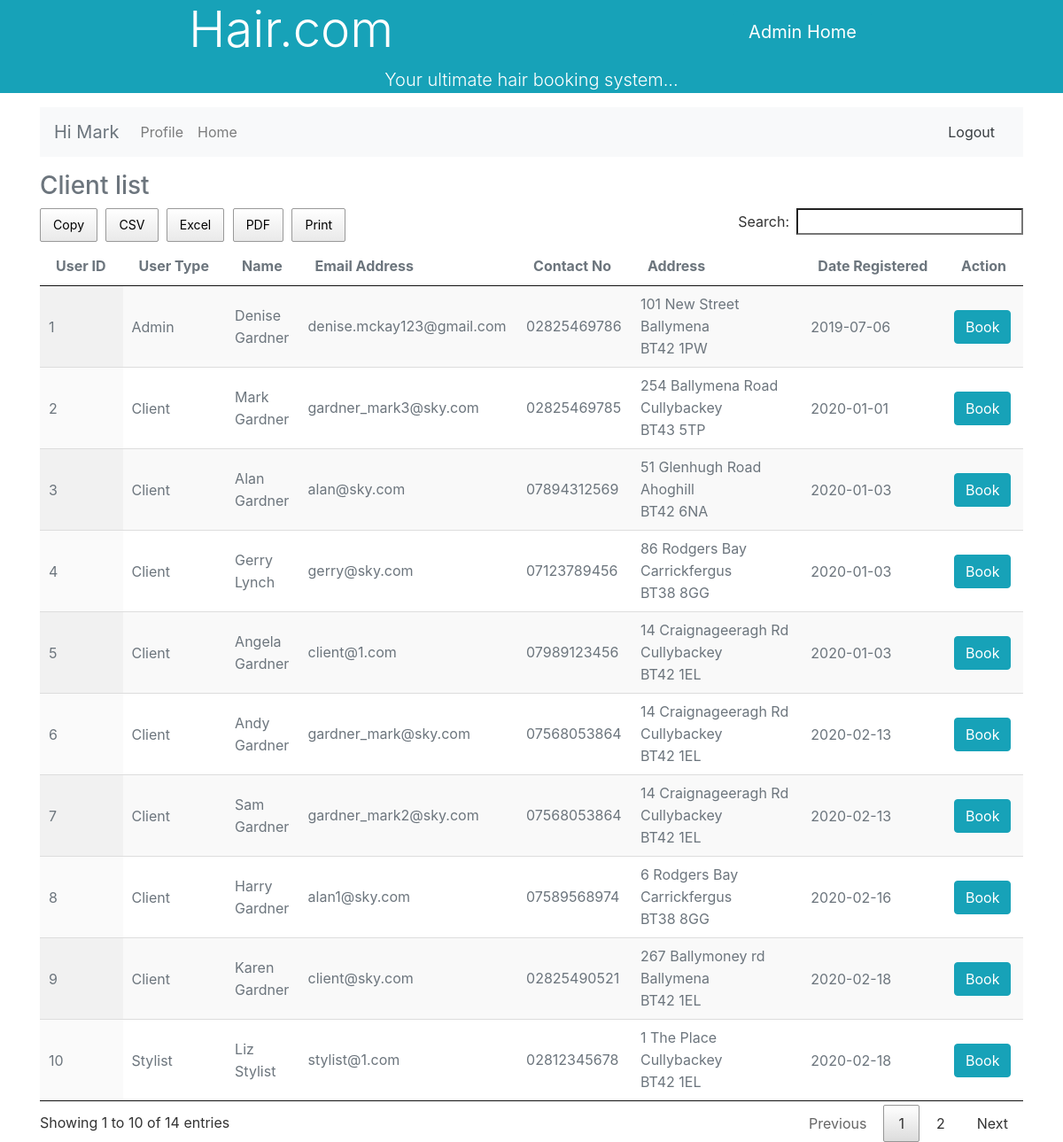
Page /customers.php (signed in) on the committed database.
### tables this page shows
CREATE TABLE `tblusers` (
  `UserID` int(11) NOT NULL,
  `Firstname` varchar(50) NOT NULL,
  `Surname` varchar(50) NOT NULL,
  `Username` varchar(50) NOT NULL,
  `Password` char(255) NOT NULL,
  `phonenumber` varchar(11) DEFAULT NULL,
  `address1` varchar(50) DEFAULT '''NULL''',
  `address2` varchar(50) DEFAULT '''NULL''',
  `postcode` varchar(8) DEFAULT '''NULL''',
  `DateRegistered` datetime NOT NULL DEFAULT current_timestamp(),
  `UserType` int(1) NOT NULL
);

### customers.php (the view, shortened to what this page needs)
<?php
include 'myFunctions.php';
?>
<!doctype html>
<html lang="en">
<head>
    <link rel="stylesheet" type="text/css" href="css/jquery.dataTables.min.css"/>
    <link rel="stylesheet" type="text/css" href="css/buttons.dataTables.min.css"/>
    <link href="bootstrap-4.0.0-dist\css\bootstrap.min.css" rel="stylesheet"/>
    <link href="css/my.css" rel="stylesheet"/>
</head>
<body>
<div class="float-right sticky-top"
     style="padding:1% 18%"><?php Button('Admin Home', 'hair.com_stylistAdmin_home.php') ?></div>
<div class="container text-muted">
    <?php
    $query = "SELECT * FROM tblusers";
    $result = $db->query($query);
    if ($result->num_rows > 0) {
    ?>
    <h3>Client list</h3>
    <table id="custTbl" class="display nowrap">
        <thead>
        <tr>
            <th scope="col">User ID</th>
            <th scope="col">User Type</th>
            <th scope="col">Name</th>
            <th scope="col">Email Address</th>
            <th scope="col">Contact No</th>
            <th scope="col">Address</th>
            <th scope="col">Date Registered</th>
            <th scope="col">Action</th>
        </tr>
        </thead>
        <?php
        while ($row = mysqli_fetch_array($result)) {
            $id = $row['UserID'];
            $Firstname = $row['Firstname'];
            $surname = $row['Surname'];
            $username = $row['Username'];
            $phonenumber = $row['phonenumber'];
            $address1 = $row['address1'];
            $address2 = $row['address2'];
            $postcode = $row['postcode'];
            ?>
            <tr >
                <td> <?php echo $row['UserID'] ?> </td>
                <td>  <?php
                    if ($row['UserType'] == 1)
                        echo "Client";
                    elseif ($row['UserType'] == 2)
                        echo "Stylist";
                    elseif ($row['UserType'] == 3)
                        echo "Admin";
                    ?> </td>
                <td> <div contentEditable='true' class='edit' id='Firstname_<?php echo $id; ?>'>
                        <?php echo $Firstname; ?>
                    </div> <div contentEditable='true' class='edit' id='Surname_<?php echo $id; ?>'>
                        <?php echo $surname; ?>
                    </div></td>
                <td> <div contentEditable='true' class='edit' id='username_<?php echo $id; ?>'>
                        <?php echo $username; ?>
                    </div></td>
                <td> <div contentEditable='true' class='edit' id='phonenumber_<?php echo $id; ?>'>
                        <?php echo $phonenumber; ?>
                    </div></td>
                <td> <div contentEditable='true' class='edit' id='address1_<?php echo $id; ?>'>
                        <?php echo $address1; ?>
                    </div> <div contentEditable='true' class='edit' id='Address2_<?php echo $id; ?>'>
                        <?php echo $address2; ?>
                    </div><div contentEditable='true' class='edit' id='postcode_<?php echo $id; ?>'>
                        <?php echo $postcode; ?>
                    </div></td>
                <td> <?php echo strtok($row['DateRegistered'], " ") ?></td>
                <td>
                    <button type="button" class="btn btn-info" onclick="location.href='stylistAppBookForm.php?val=<?php echo $id  ?>';">Book</button>
                </td>
            </tr>
            <?php
        }
        }
        ?>
    </table>
</div>
</body>
</html>

### css/my.css (style rules this page uses)
.edit { width: 100%; height: 25px; }

### rows in the picture
tblusers: UserID "1", UserType "Admin", Firstname "Denise", Surname "Gardner", Username "denise.mckay123@gmail.com", phonenumber "02825469786", address1 "101 New Street", address2 "Ballymena", postcode "BT42 1PW", DateRegistered "2019-07-06"
tblusers: UserID "2", UserType "Client", Firstname "Mark", Surname "Gardner", Username "gardner_mark3@sky.com", phonenumber "02825469785", address1 "254 Ballymena Road", address2 "Cullybackey", postcode "BT43 5TP", DateRegistered "2020-01-01"
tblusers: UserID "3", UserType "Client", Firstname "Alan", Surname "Gardner", Username "alan@sky.com", phonenumber "07894312569", address1 "51 Glenhugh Road", address2 "Ahoghill", postcode "BT42 6NA", DateRegistered "2020-01-03"
tblusers: UserID "4", UserType "Client", Firstname "Gerry", Surname "Lynch", Username "gerry@sky.com", phonenumber "07123789456", address1 "86 Rodgers Bay", address2 "Carrickfergus", postcode "BT38 8GG", DateRegistered "2020-01-03"
tblusers: UserID "5", UserType "Client", Firstname "Angela", Surname "Gardner", Username "client@1.com", phonenumber "07989123456", address1 "14 Craignageeragh Rd", address2 "Cullybackey", postcode "BT42 1EL", DateRegistered "2020-01-03"
tblusers: UserID "6", UserType "Client", Firstname "Andy", Surname "Gardner", Username "gardner_mark@sky.com", phonenumber "07568053864", address1 "14 Craignageeragh Rd", address2 "Cullybackey", postcode "BT42 1EL", DateRegistered "2020-02-13"
tblusers: UserID "7", UserType "Client", Firstname "Sam", Surname "Gardner", Username "gardner_mark2@sky.com", phonenumber "07568053864", address1 "14 Craignageeragh Rd", address2 "Cullybackey", postcode "BT42 1EL", DateRegistered "2020-02-13"
tblusers: UserID "8", UserType "Client", Firstname "Harry", Surname "Gardner", Username "alan1@sky.com", phonenumber "07589568974", address1 "6 Rodgers Bay", address2 "Carrickfergus", postcode "BT38 8GG", DateRegistered "2020-02-16"
tblusers: UserID "9", UserType "Client", Firstname "Karen", Surname "Gardner", Username "client@sky.com", phonenumber "02825490521", address1 "267 Ballymoney rd", address2 "Ballymena", postcode "BT42 1EL", DateRegistered "2020-02-18"
tblusers: UserID "10", UserType "Stylist", Firstname "Liz", Surname "Stylist", Username "stylist@1.com", phonenumber "02812345678", address1 "1 The Place", address2 "Cullybackey", postcode "BT42 1EL", DateRegistered "2020-02-18"

### other values in the picture
$string "Admin Home"
$text "Hair.com"
$text2 "Your ultimate hair booking system..."
$_SESSION['user']['firstname'] "Mark"
